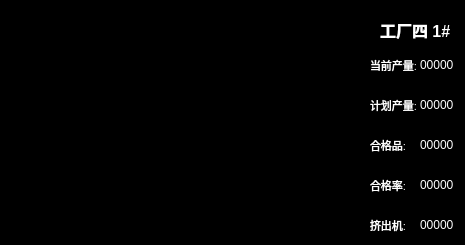
     <widget class="QFrame" name="frame_curve13">
      <property name="geometry">
       <rect>
        <x>15</x>
        <y>765</y>
        <width>465</width>
        <height>245</height>
       </rect>
      </property>
      <property name="styleSheet">
       <string notr="true">background-color: rgb(0, 0, 0);</string>
      </property>
      <property name="frameShape">
       <enum>QFrame::StyledPanel</enum>
      </property>
      <property name="frameShadow">
       <enum>QFrame::Raised</enum>
      </property>
      <widget class="QWidget" name="curve13_data1" native="true">
       <property name="geometry">
        <rect>
         <x>370</x>
         <y>50</y>
         <width>95</width>
         <height>30</height>
        </rect>
       </property>
       <widget class="QLabel" name="curve13_data1_title">
        <property name="geometry">
         <rect>
          <x>0</x>
          <y>0</y>
          <width>50</width>
          <height>30</height>
         </rect>
        </property>
        <property name="font">
         <font>
          <pointsize>8</pointsize>
          <weight>50</weight>
          <bold>false</bold>
         </font>
        </property>
        <property name="layoutDirection">
         <enum>Qt::LeftToRight</enum>
        </property>
        <property name="autoFillBackground">
         <bool>false</bool>
        </property>
        <property name="styleSheet">
         <string notr="true">color: rgb(255, 255, 255);</string>
        </property>
        <property name="text">
         <string>当前产量:</string>
        </property>
       </widget>
       <widget class="QLabel" name="curve13_data1_data">
        <property name="geometry">
         <rect>
          <x>50</x>
          <y>0</y>
          <width>45</width>
          <height>30</height>
         </rect>
        </property>
        <property name="styleSheet">
         <string notr="true">color: rgb(255, 255, 255);</string>
        </property>
        <property name="text">
         <string>00000</string>
        </property>
       </widget>
      </widget>
      <widget class="QWidget" name="curve13_data2" native="true">
       <property name="geometry">
        <rect>
         <x>370</x>
         <y>90</y>
         <width>95</width>
         <height>30</height>
        </rect>
       </property>
       <widget class="QLabel" name="curve13_data2_title">
        <property name="geometry">
         <rect>
          <x>0</x>
          <y>0</y>
          <width>50</width>
          <height>30</height>
         </rect>
        </property>
        <property name="font">
         <font>
          <pointsize>8</pointsize>
          <weight>50</weight>
          <bold>false</bold>
         </font>
        </property>
        <property name="layoutDirection">
         <enum>Qt::LeftToRight</enum>
        </property>
        <property name="autoFillBackground">
         <bool>false</bool>
        </property>
        <property name="styleSheet">
         <string notr="true">color: rgb(255, 255, 255);</string>
        </property>
        <property name="text">
         <string>计划产量:</string>
        </property>
       </widget>
       <widget class="QLabel" name="curve13_data2_data">
        <property name="geometry">
         <rect>
          <x>50</x>
          <y>0</y>
          <width>45</width>
          <height>30</height>
         </rect>
        </property>
        <property name="styleSheet">
         <string notr="true">color: rgb(255, 255, 255);</string>
        </property>
        <property name="text">
         <string>00000</string>
        </property>
       </widget>
      </widget>
      <widget class="QWidget" name="curve13_data3" native="true">
       <property name="geometry">
        <rect>
         <x>370</x>
         <y>130</y>
         <width>95</width>
         <height>30</height>
        </rect>
       </property>
       <widget class="QLabel" name="curve13_data3_title">
        <property name="geometry">
         <rect>
          <x>0</x>
          <y>0</y>
          <width>50</width>
          <height>30</height>
         </rect>
        </property>
        <property name="font">
         <font>
          <pointsize>8</pointsize>
          <weight>50</weight>
          <bold>false</bold>
         </font>
        </property>
        <property name="layoutDirection">
         <enum>Qt::LeftToRight</enum>
        </property>
        <property name="autoFillBackground">
         <bool>false</bool>
        </property>
        <property name="styleSheet">
         <string notr="true">color: rgb(255, 255, 255);</string>
        </property>
        <property name="text">
         <string>合格品:</string>
        </property>
       </widget>
       <widget class="QLabel" name="curve13_data3_data">
        <property name="geometry">
         <rect>
          <x>50</x>
          <y>0</y>
          <width>45</width>
          <height>30</height>
         </rect>
        </property>
        <property name="styleSheet">
         <string notr="true">color: rgb(255, 255, 255);</string>
        </property>
        <property name="text">
         <string>00000</string>
        </property>
       </widget>
      </widget>
      <widget class="QWidget" name="curve13_data4" native="true">
       <property name="geometry">
        <rect>
         <x>370</x>
         <y>170</y>
         <width>95</width>
         <height>30</height>
        </rect>
       </property>
       <widget class="QLabel" name="curve13_data4_title">
        <property name="geometry">
         <rect>
          <x>0</x>
          <y>0</y>
          <width>50</width>
          <height>30</height>
         </rect>
        </property>
        <property name="font">
         <font>
          <pointsize>8</pointsize>
          <weight>50</weight>
          <bold>false</bold>
         </font>
        </property>
        <property name="layoutDirection">
         <enum>Qt::LeftToRight</enum>
        </property>
        <property name="autoFillBackground">
         <bool>false</bool>
        </property>
        <property name="styleSheet">
         <string notr="true">color: rgb(255, 255, 255);</string>
        </property>
        <property name="text">
         <string>合格率:</string>
        </property>
       </widget>
       <widget class="QLabel" name="curve13_data4_data">
        <property name="geometry">
         <rect>
          <x>50</x>
          <y>0</y>
          <width>45</width>
          <height>30</height>
         </rect>
        </property>
        <property name="styleSheet">
         <string notr="true">color: rgb(255, 255, 255);</string>
        </property>
        <property name="text">
         <string>00000</string>
        </property>
       </widget>
      </widget>
      <widget class="QWidget" name="curve13_data5" native="true">
       <property name="geometry">
        <rect>
         <x>370</x>
         <y>210</y>
         <width>95</width>
         <height>30</height>
        </rect>
       </property>
       <widget class="QLabel" name="curve13_data5_title">
        <property name="geometry">
         <rect>
          <x>0</x>
          <y>0</y>
          <width>50</width>
          <height>30</height>
         </rect>
        </property>
        <property name="font">
         <font>
          <pointsize>8</pointsize>
          <weight>50</weight>
          <bold>false</bold>
         </font>
        </property>
        <property name="layoutDirection">
         <enum>Qt::LeftToRight</enum>
        </property>
        <property name="autoFillBackground">
         <bool>false</bool>
        </property>
        <property name="styleSheet">
         <string notr="true">color: rgb(255, 255, 255);</string>
        </property>
        <property name="text">
         <string>挤出机:</string>
        </property>
       </widget>
       <widget class="QLabel" name="curve13_data5_data">
        <property name="geometry">
         <rect>
          <x>50</x>
          <y>0</y>
          <width>45</width>
          <height>30</height>
         </rect>
        </property>
        <property name="styleSheet">
         <string notr="true">color: rgb(255, 255, 255);</string>
        </property>
        <property name="text">
         <string>00000</string>
        </property>
       </widget>
      </widget>
      <widget class="QLabel" name="curve13_title">
       <property name="geometry">
        <rect>
         <x>380</x>
         <y>10</y>
         <width>80</width>
         <height>40</height>
        </rect>
       </property>
       <property name="font">
        <font>
         <pointsize>12</pointsize>
         <weight>75</weight>
         <bold>true</bold>
        </font>
       </property>
       <property name="layoutDirection">
        <enum>Qt::LeftToRight</enum>
       </property>
       <property name="autoFillBackground">
        <bool>false</bool>
       </property>
       <property name="styleSheet">
        <string notr="true">color: rgb(255, 255, 255);</string>
       </property>
       <property name="text">
        <string>工厂四 1#</string>
       </property>
      </widget>
      <widget class="QWidget" name="curve13" native="true">
       <property name="geometry">
        <rect>
         <x>0</x>
         <y>0</y>
         <width>370</width>
         <height>245</height>
        </rect>
       </property>
      </widget>
     </widget>
